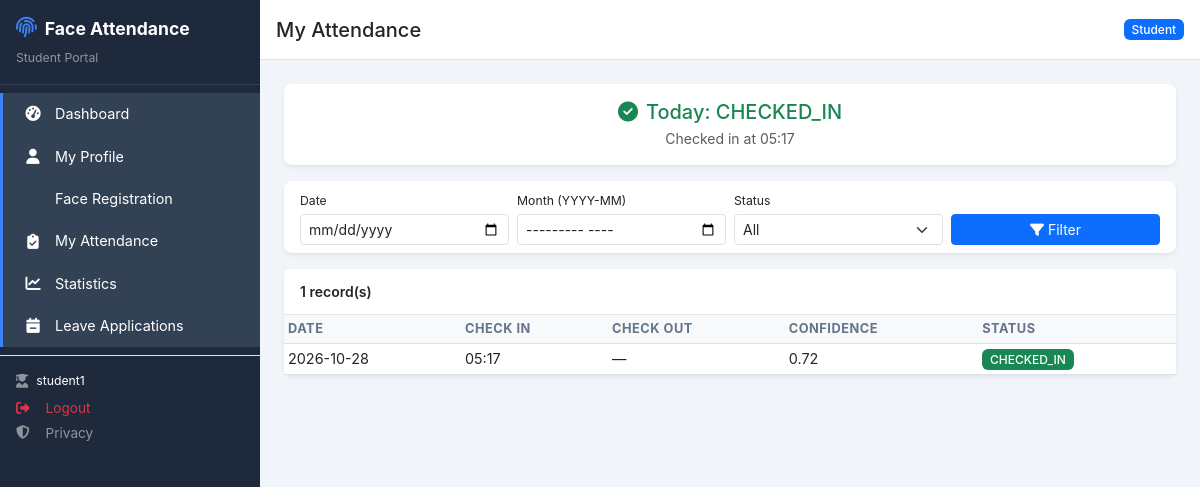
Screenshot of /public/student/attendance (signed in) with the database file from the repository.
### tables this page shows
CREATE TABLE attendance (
    id INT UNSIGNED AUTO_INCREMENT PRIMARY KEY,
    student_id INT UNSIGNED NOT NULL,
    attendance_date DATE NOT NULL,
    check_in_time DATETIME NOT NULL,
    check_out_time DATETIME NULL,
    check_in_confidence FLOAT NULL,
    check_out_confidence FLOAT NULL,
    check_in_photo VARCHAR(255) NULL,
    check_out_photo VARCHAR(255) NULL,
    status ENUM('checked_in','checked_out','late','absent','on_leave') NOT NULL DEFAULT 'checked_in',
    created_at DATETIME NOT NULL DEFAULT CURRENT_TIMESTAMP,
    UNIQUE KEY uq_att_date_student (student_id, attendance_date),
    CONSTRAINT fk_att_student FOREIGN KEY (student_id) REFERENCES students(id) ON DELETE CASCADE ON UPDATE CASCADE,
    INDEX idx_att_date (attendance_date),
    INDEX idx_att_student (student_id),
    INDEX idx_att_status (status)
);

### app/Controllers/Student/AttendanceController.php (called while the page is built, shortened)
<?php
require_once BASE_PATH . '/app/Models/AttendanceModel.php';
class StudentAttendanceController extends BaseController
{
    public function index(): void
    {
        $studentId = (int) Session::get('student_id');
        $student = StudentModel::findById($studentId);
        $date = $_GET['date'] ?? null;
        $month = $_GET['month'] ?? null;
        $status = $_GET['status'] ?? null;
        $history = AttendanceModel::getStudentHistory($studentId, $month, $status, $date);
        $todayRecord = AttendanceModel::getForDate($studentId, date('Y-m-d'));
        $this->view('student/attendance', 'student', [
            'title' => 'My Attendance',
            'student' => $student,
            'history' => $history, 'todayRecord' => $todayRecord,
            'date' => $date, 'month' => $month, 'status' => $status,
            'csrf' => $this->csrfField(),
        ]);
    }
}

### public/index.php (called while the page is built, shortened)
<?php
$requestUri = $_SERVER['REQUEST_URI'] ?? '/';
$baseDir = parse_url(APP_URL, PHP_URL_PATH) ?? '';
if ($baseDir && strpos($requestUri, $baseDir) === 0) {
    $requestUri = substr($requestUri, strlen($baseDir));
}
$requestUri = $requestUri ?: '/';
$method = $_SERVER['REQUEST_METHOD'] ?? 'GET';
$requestUri = parse_url($requestUri, PHP_URL_PATH) ?: $requestUri;
$requestUri = preg_replace('#^/index\.php(?:/|$)#', '/', $requestUri);
$requestUri = rtrim($requestUri, '/') ?: '/';
$router = new Router();
$router->dispatch($method, $requestUri);

### app/Core/Database.php (called while the page is built, shortened)
<?php
class Database
{
    private static ?PDO $instance = null;
    public static function getInstance(): PDO
    {
        if (self::$instance === null) {
            $dsn = "mysql:host=" . DB_HOST . ";dbname=" . DB_NAME . ";charset=" . DB_CHARSET;
            try {
                self::$instance = new PDO($dsn, DB_USER, DB_PASS, [
                    PDO::ATTR_ERRMODE => PDO::ERRMODE_EXCEPTION,
                    PDO::ATTR_DEFAULT_FETCH_MODE => PDO::FETCH_ASSOC,
                    PDO::ATTR_EMULATE_PREPARES => false,
                ]);
            } catch (PDOException $e) {
                if (APP_DEBUG) {
                    die("Database connection failed: " . $e->getMessage());
                }
                die("A database error occurred. Please try again later.");
            }
        }
        return self::$instance;
    }
    public static function query(string $sql, array $params = []): PDOStatement
    {
        $stmt = self::getInstance()->prepare($sql);
        $stmt->execute($params);
        return $stmt;
    }
    public static function fetchOne(string $sql, array $params = []): ?array
    {
        $stmt = self::query($sql, $params);
        $result = $stmt->fetch();
        return $result === false ? null : $result;
    }
    public static function fetchAll(string $sql, array $params = []): array
    {
        $stmt = self::query($sql, $params);
        return $stmt->fetchAll();
    }
}

### app/Models/AttendanceModel.php (called while the page is built, shortened)
<?php
class AttendanceModel
{
    public static function getForDate(int $studentId, string $date): ?array
    {
        return Database::fetchOne("SELECT * FROM attendance WHERE student_id = ? AND attendance_date = ? LIMIT 1", [$studentId, $date]);
    }
    public static function getStudentHistory(int $studentId, ?string $month = null, ?string $status = null, ?string $date = null): array
    {
        $where = "a.student_id = ?";
        $params = [$studentId];
        return Database::fetchAll("
            SELECT a.*, s.student_code, s.full_name, c.class_code
            FROM attendance a
            JOIN students s ON s.id = a.student_id
            LEFT JOIN classes c ON c.id = s.class_id
            WHERE $where
            ORDER BY a.attendance_date DESC", $params);
    }
}

### app/Core/Session.php (called while the page is built, shortened)
<?php
class Session
{
    public static function get(string $key, $default = null)
    {
        return $_SESSION[$key] ?? $default;
    }
}

### views/student/attendance.php (the view, shortened to what this page needs)
<div class="row g-3 mb-3">
    <div class="col-12">
        <div class="card border-0 shadow-sm">
            <div class="card-body text-center">
                <?php if ($todayRecord): ?>
                    <h5 class="text-success mb-1"><i class="fa-solid fa-check-circle me-2"></i>Today: <?php echo strtoupper($todayRecord['status']); ?></h5>
                    <p class="text-muted mb-0">
                        Checked in at <?php echo htmlspecialchars(substr($todayRecord['check_in_time'], 11, 5)); ?>
                    </p>
                <?php else: ?>
                    <h5 class="text-muted"><i class="fa-solid fa-clock me-2"></i>No attendance recorded today</h5>
                <?php endif; ?>
            </div>
        </div>
    </div>
</div>
<form method="GET" class="card border-0 shadow-sm mb-3">
    <div class="card-body py-2">
        <div class="row g-2 align-items-end">
            <div class="col-md-3">
                <label class="form-label small mb-1">Date</label>
                <input type="date" name="date" class="form-control form-control-sm" value="<?php echo htmlspecialchars($date ?? ''); ?>">
            </div>
            <div class="col-md-3">
                <label class="form-label small mb-1">Month (YYYY-MM)</label>
                <input type="month" name="month" class="form-control form-control-sm" value="<?php echo htmlspecialchars($month ?? ''); ?>">
            </div>
            <div class="col-md-3">
                <label class="form-label small mb-1">Status</label>
                <select name="status" class="form-select form-select-sm">
                    <option value="">All</option>
                </select>
            </div>
            <div class="col-md-3">
                <button type="submit" class="btn btn-primary btn-sm w-100"><i class="fa-solid fa-filter me-1"></i>Filter</button>
            </div>
        </div>
    </div>
</form>
<div class="card border-0 shadow-sm">
    <div class="card-header bg-white"><span><?php echo count($history); ?> record(s)</span></div>
    <div class="table-responsive">
        <table class="table table-sm table-hover align-middle mb-0">
            <thead class="table-light">
                <tr><th>Date</th><th>Check In</th><th>Check Out</th><th>Confidence</th><th>Status</th></tr>
            </thead>
            <tbody>
            <?php foreach ($history as $r): ?>
            <tr>
                <td><?php echo htmlspecialchars($r['attendance_date']); ?></td>
                <td><?php echo htmlspecialchars(substr($r['check_in_time'], 11, 5)); ?></td>
                <td><?php echo $r['check_out_time'] ? htmlspecialchars(substr($r['check_out_time'], 11, 5)) : '—'; ?></td>
                <td><?php echo $r['check_in_confidence'] ? round($r['check_in_confidence'], 3) : '—'; ?></td>
                <td>
                    <span class="badge bg-<?php echo match($r['status']) {
                        'late' => 'warning', 'on_leave' => 'info', 'checked_out' => 'secondary', default => 'success'
                    }; ?>"><?php echo strtoupper($r['status']); ?></span>
                </td>
            </tr>
            <?php endforeach; ?>
            </tbody>
        </table>
    </div>
</div>

### public/assets/css/app.css (style rules this page uses)
:root { --sidebar-width: 260px; --sidebar-bg: #1e293b; --sidebar-hover: #334155; --sidebar-active: #3b82f6; --topbar-height: 60px; --content-bg: #f1f5f9; --card-shadow: 0 2px 12px rgba(0,0,0,0.08); --primary: #3b82f6; --success: #10b981; --danger: #ef4444; --warning: #f59e0b; }
* { box-sizing: border-box; }
body { font-family: -apple-system, BlinkMacSystemFont, 'Segoe UI', Roboto, Oxygen, Ubuntu, sans-serif; background: var(--content-bg); min-height: 100vh; font-size: 14px; }
.card { border-radius: 8px; box-shadow: var(--card-shadow); }
.card-header { border-bottom: 1px solid #e2e8f0; background: #fff; font-weight: 600; padding: 0.75rem 1rem; }
.card-body { padding: 1rem; }
.table { font-size: 0.9rem; }
.table thead th { font-size: 0.8rem; text-transform: uppercase; letter-spacing: 0.5px; color: #64748b; }
.table td { vertical-align: middle; }
.table-responsive { overflow-x: auto; }
.badge { font-weight: 500; font-size: 0.75rem; }

### rows the page displays
attendance: status "CHECKED_IN", check_in_time "05:17", attendance_date "2026-10-28", check_in_confidence "0.72"

### other values shown
APP_NAME "Face Attendance"
$label "Dashboard"
$label "My Profile"
$label "Face Registration"
$label "My Attendance"
$label "Statistics"
$label "Leave Applications"
Session::get('username', 'Student') "student1"
$title "My Attendance"
count($history) "1"
